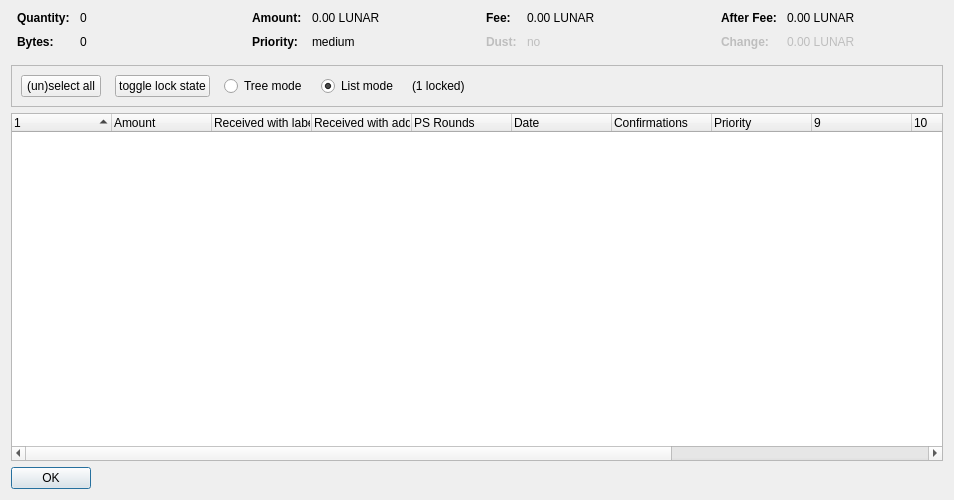
<?xml version="1.0" encoding="UTF-8"?>
<ui version="4.0">
 <class>CoinControlDialog</class>
 <widget class="QDialog" name="CoinControlDialog">
  <property name="geometry">
   <rect>
    <x>0</x>
    <y>0</y>
    <width>954</width>
    <height>500</height>
   </rect>
  </property>
  <property name="windowTitle">
   <string>Coin Selection</string>
  </property>
  <layout class="QVBoxLayout" name="verticalLayout">
   <item>
    <layout class="QHBoxLayout" name="horizontalLayoutTop" stretch="0,0,0,0">
     <property name="topMargin">
      <number>0</number>
     </property>
     <property name="bottomMargin">
      <number>10</number>
     </property>
     <item>
      <layout class="QFormLayout" name="formLayoutCoinControl1">
       <property name="horizontalSpacing">
        <number>10</number>
       </property>
       <property name="verticalSpacing">
        <number>10</number>
       </property>
       <property name="leftMargin">
        <number>6</number>
       </property>
       <property name="rightMargin">
        <number>6</number>
       </property>
       <item row="0" column="0">
        <widget class="QLabel" name="labelCoinControlQuantityText">
         <property name="font">
          <font>
           <weight>75</weight>
           <bold>true</bold>
          </font>
         </property>
         <property name="text">
          <string>Quantity:</string>
         </property>
        </widget>
       </item>
       <item row="0" column="1">
        <widget class="QLabel" name="labelCoinControlQuantity">
         <property name="cursor">
          <cursorShape>IBeamCursor</cursorShape>
         </property>
         <property name="contextMenuPolicy">
          <enum>Qt::ActionsContextMenu</enum>
         </property>
         <property name="text">
          <string notr="true">0</string>
         </property>
         <property name="textInteractionFlags">
          <set>Qt::LinksAccessibleByMouse|Qt::TextSelectableByKeyboard|Qt::TextSelectableByMouse</set>
         </property>
        </widget>
       </item>
       <item row="1" column="0">
        <widget class="QLabel" name="labelCoinControlBytesText">
         <property name="font">
          <font>
           <weight>75</weight>
           <bold>true</bold>
          </font>
         </property>
         <property name="text">
          <string>Bytes:</string>
         </property>
        </widget>
       </item>
       <item row="1" column="1">
        <widget class="QLabel" name="labelCoinControlBytes">
         <property name="cursor">
          <cursorShape>IBeamCursor</cursorShape>
         </property>
         <property name="contextMenuPolicy">
          <enum>Qt::ActionsContextMenu</enum>
         </property>
         <property name="text">
          <string notr="true">0</string>
         </property>
         <property name="textInteractionFlags">
          <set>Qt::LinksAccessibleByMouse|Qt::TextSelectableByKeyboard|Qt::TextSelectableByMouse</set>
         </property>
        </widget>
       </item>
      </layout>
     </item>
     <item>
      <layout class="QFormLayout" name="formLayoutCoinControl2">
       <property name="horizontalSpacing">
        <number>10</number>
       </property>
       <property name="verticalSpacing">
        <number>10</number>
       </property>
       <property name="leftMargin">
        <number>6</number>
       </property>
       <property name="rightMargin">
        <number>6</number>
       </property>
       <item row="0" column="0">
        <widget class="QLabel" name="labelCoinControlAmountText">
         <property name="font">
          <font>
           <weight>75</weight>
           <bold>true</bold>
          </font>
         </property>
         <property name="text">
          <string>Amount:</string>
         </property>
        </widget>
       </item>
       <item row="0" column="1">
        <widget class="QLabel" name="labelCoinControlAmount">
         <property name="cursor">
          <cursorShape>IBeamCursor</cursorShape>
         </property>
         <property name="contextMenuPolicy">
          <enum>Qt::ActionsContextMenu</enum>
         </property>
         <property name="text">
          <string notr="true">0.00 LUNAR</string>
         </property>
         <property name="textInteractionFlags">
          <set>Qt::LinksAccessibleByMouse|Qt::TextSelectableByKeyboard|Qt::TextSelectableByMouse</set>
         </property>
        </widget>
       </item>
       <item row="1" column="0">
        <widget class="QLabel" name="labelCoinControlPriorityText">
         <property name="font">
          <font>
           <weight>75</weight>
           <bold>true</bold>
          </font>
         </property>
         <property name="text">
          <string>Priority:</string>
         </property>
        </widget>
       </item>
       <item row="1" column="1">
        <widget class="QLabel" name="labelCoinControlPriority">
         <property name="cursor">
          <cursorShape>IBeamCursor</cursorShape>
         </property>
         <property name="contextMenuPolicy">
          <enum>Qt::ActionsContextMenu</enum>
         </property>
         <property name="text">
          <string>medium</string>
         </property>
         <property name="textInteractionFlags">
          <set>Qt::LinksAccessibleByMouse|Qt::TextSelectableByKeyboard|Qt::TextSelectableByMouse</set>
         </property>
        </widget>
       </item>
      </layout>
     </item>
     <item>
      <layout class="QFormLayout" name="formLayoutCoinControl3">
       <property name="horizontalSpacing">
        <number>10</number>
       </property>
       <property name="verticalSpacing">
        <number>10</number>
       </property>
       <property name="leftMargin">
        <number>6</number>
       </property>
       <property name="rightMargin">
        <number>6</number>
       </property>
       <item row="0" column="0">
        <widget class="QLabel" name="labelCoinControlFeeText">
         <property name="font">
          <font>
           <weight>75</weight>
           <bold>true</bold>
          </font>
         </property>
         <property name="text">
          <string>Fee:</string>
         </property>
        </widget>
       </item>
       <item row="0" column="1">
        <widget class="QLabel" name="labelCoinControlFee">
         <property name="cursor">
          <cursorShape>IBeamCursor</cursorShape>
         </property>
         <property name="contextMenuPolicy">
          <enum>Qt::ActionsContextMenu</enum>
         </property>
         <property name="text">
          <string notr="true">0.00 LUNAR</string>
         </property>
         <property name="textInteractionFlags">
          <set>Qt::LinksAccessibleByMouse|Qt::TextSelectableByKeyboard|Qt::TextSelectableByMouse</set>
         </property>
        </widget>
       </item>
       <item row="1" column="0">
        <widget class="QLabel" name="labelCoinControlLowOutputText">
         <property name="enabled">
          <bool>false</bool>
         </property>
         <property name="font">
          <font>
           <weight>75</weight>
           <bold>true</bold>
          </font>
         </property>
         <property name="text">
          <string>Dust:</string>
         </property>
        </widget>
       </item>
       <item row="1" column="1">
        <widget class="QLabel" name="labelCoinControlLowOutput">
         <property name="enabled">
          <bool>false</bool>
         </property>
         <property name="cursor">
          <cursorShape>IBeamCursor</cursorShape>
         </property>
         <property name="contextMenuPolicy">
          <enum>Qt::ActionsContextMenu</enum>
         </property>
         <property name="text">
          <string>no</string>
         </property>
         <property name="textInteractionFlags">
          <set>Qt::LinksAccessibleByMouse|Qt::TextSelectableByKeyboard|Qt::TextSelectableByMouse</set>
         </property>
        </widget>
       </item>
      </layout>
     </item>
     <item>
      <layout class="QFormLayout" name="formLayoutCoinControl4">
       <property name="horizontalSpacing">
        <number>10</number>
       </property>
       <property name="verticalSpacing">
        <number>10</number>
       </property>
       <property name="leftMargin">
        <number>6</number>
       </property>
       <property name="rightMargin">
        <number>6</number>
       </property>
       <item row="0" column="0">
        <widget class="QLabel" name="labelCoinControlAfterFeeText">
         <property name="font">
          <font>
           <weight>75</weight>
           <bold>true</bold>
          </font>
         </property>
         <property name="text">
          <string>After Fee:</string>
         </property>
        </widget>
       </item>
       <item row="0" column="1">
        <widget class="QLabel" name="labelCoinControlAfterFee">
         <property name="cursor">
          <cursorShape>IBeamCursor</cursorShape>
         </property>
         <property name="contextMenuPolicy">
          <enum>Qt::ActionsContextMenu</enum>
         </property>
         <property name="text">
          <string notr="true">0.00 LUNAR</string>
         </property>
         <property name="textInteractionFlags">
          <set>Qt::LinksAccessibleByMouse|Qt::TextSelectableByKeyboard|Qt::TextSelectableByMouse</set>
         </property>
        </widget>
       </item>
       <item row="1" column="0">
        <widget class="QLabel" name="labelCoinControlChangeText">
         <property name="enabled">
          <bool>false</bool>
         </property>
         <property name="font">
          <font>
           <weight>75</weight>
           <bold>true</bold>
          </font>
         </property>
         <property name="text">
          <string>Change:</string>
         </property>
        </widget>
       </item>
       <item row="1" column="1">
        <widget class="QLabel" name="labelCoinControlChange">
         <property name="enabled">
          <bool>false</bool>
         </property>
         <property name="cursor">
          <cursorShape>IBeamCursor</cursorShape>
         </property>
         <property name="contextMenuPolicy">
          <enum>Qt::ActionsContextMenu</enum>
         </property>
         <property name="text">
          <string notr="true">0.00 LUNAR</string>
         </property>
         <property name="textInteractionFlags">
          <set>Qt::LinksAccessibleByMouse|Qt::TextSelectableByKeyboard|Qt::TextSelectableByMouse</set>
         </property>
        </widget>
       </item>
      </layout>
     </item>
    </layout>
   </item>
   <item>
    <widget class="QFrame" name="frame">
     <property name="minimumSize">
      <size>
       <width>0</width>
       <height>40</height>
      </size>
     </property>
     <property name="frameShape">
      <enum>QFrame::StyledPanel</enum>
     </property>
     <property name="frameShadow">
      <enum>QFrame::Sunken</enum>
     </property>
     <layout class="QHBoxLayout" name="horizontalLayout">
      <item>
       <layout class="QHBoxLayout" name="horizontalLayoutPanel" stretch="0,0,0,0,0,0">
        <property name="spacing">
         <number>14</number>
        </property>
        <item>
         <widget class="QPushButton" name="pushButtonSelectAll">
          <property name="sizePolicy">
           <sizepolicy hsizetype="Maximum" vsizetype="Fixed">
            <horstretch>0</horstretch>
            <verstretch>0</verstretch>
           </sizepolicy>
          </property>
          <property name="text">
           <string>(un)select all</string>
          </property>
          <property name="autoDefault">
           <bool>false</bool>
          </property>
         </widget>
        </item>
        <item>
         <widget class="QPushButton" name="pushButtonToggleLock">
          <property name="sizePolicy">
           <sizepolicy hsizetype="Maximum" vsizetype="Fixed">
            <horstretch>0</horstretch>
            <verstretch>0</verstretch>
           </sizepolicy>
          </property>
          <property name="text">
           <string>toggle lock state</string>
          </property>
          <property name="autoDefault">
           <bool>false</bool>
          </property>
         </widget>
        </item>
        <item>
         <widget class="QRadioButton" name="radioTreeMode">
          <property name="sizePolicy">
           <sizepolicy hsizetype="Maximum" vsizetype="Fixed">
            <horstretch>0</horstretch>
            <verstretch>0</verstretch>
           </sizepolicy>
          </property>
          <property name="text">
           <string>Tree mode</string>
          </property>
         </widget>
        </item>
        <item>
         <widget class="QRadioButton" name="radioListMode">
          <property name="sizePolicy">
           <sizepolicy hsizetype="Maximum" vsizetype="Fixed">
            <horstretch>0</horstretch>
            <verstretch>0</verstretch>
           </sizepolicy>
          </property>
          <property name="text">
           <string>List mode</string>
          </property>
          <property name="checked">
           <bool>true</bool>
          </property>
         </widget>
        </item>
        <item>
         <widget class="QLabel" name="labelLocked">
          <property name="text">
           <string>(1 locked)</string>
          </property>
         </widget>
        </item>
        <item>
         <spacer name="horizontalSpacer">
          <property name="orientation">
           <enum>Qt::Horizontal</enum>
          </property>
          <property name="sizeHint" stdset="0">
           <size>
            <width>40</width>
            <height>20</height>
           </size>
          </property>
         </spacer>
        </item>
       </layout>
      </item>
     </layout>
    </widget>
   </item>
   <item>
    <widget class="CoinControlTreeWidget" name="treeWidget">
     <property name="contextMenuPolicy">
      <enum>Qt::CustomContextMenu</enum>
     </property>
     <property name="sortingEnabled">
      <bool>false</bool>
     </property>
     <property name="columnCount">
      <number>13</number>
     </property>
     <attribute name="headerShowSortIndicator" stdset="0">
      <bool>true</bool>
     </attribute>
     <attribute name="headerStretchLastSection">
      <bool>false</bool>
     </attribute>
     <column>
      <property name="text">
       <string/>
      </property>
     </column>
     <column>
      <property name="text">
       <string>Amount</string>
      </property>
     </column>
     <column>
      <property name="text">
       <string>Received with label</string>
      </property>
     </column>
     <column>
      <property name="text">
       <string>Received with address</string>
      </property>
     </column>
     <column>
      <property name="text">
       <string>PS Rounds</string>
      </property>
     </column>
     <column>
      <property name="text">
       <string>Date</string>
      </property>
     </column>
     <column>
      <property name="text">
       <string>Confirmations</string>
      </property>
      <property name="toolTip">
       <string>Confirmed</string>
      </property>
     </column>
     <column>
      <property name="text">
       <string>Priority</string>
      </property>
     </column>
     <column>
      <property name="text">
       <string/>
      </property>
     </column>
     <column>
      <property name="text">
       <string/>
      </property>
     </column>
     <column>
      <property name="text">
       <string/>
      </property>
     </column>
     <column>
      <property name="text">
       <string/>
      </property>
     </column>
     <column>
      <property name="text">
       <string/>
      </property>
     </column>
    </widget>
   </item>
   <item>
    <widget class="QDialogButtonBox" name="buttonBox">
     <property name="sizePolicy">
      <sizepolicy hsizetype="Maximum" vsizetype="Fixed">
       <horstretch>0</horstretch>
       <verstretch>0</verstretch>
      </sizepolicy>
     </property>
     <property name="orientation">
      <enum>Qt::Horizontal</enum>
     </property>
     <property name="standardButtons">
      <set>QDialogButtonBox::Ok</set>
     </property>
    </widget>
   </item>
  </layout>
 </widget>
 <customwidgets>
  <customwidget>
   <class>CoinControlTreeWidget</class>
   <extends>QTreeWidget</extends>
   <header>coincontroltreewidget.h</header>
  </customwidget>
 </customwidgets>
 <resources/>
 <connections/>
</ui>
